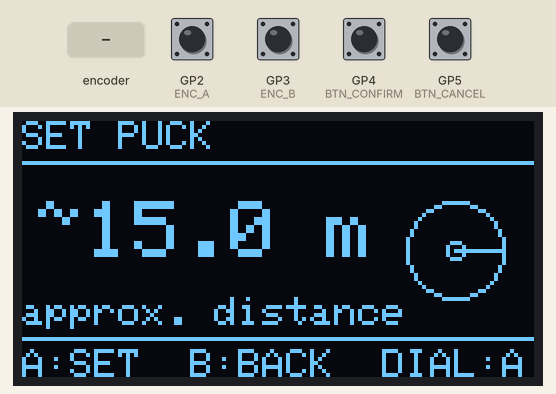
Simulated run of this sketch. Board: Raspberry Pi Pico. Parts: 128×64 one-colour display. The inputs (shaded band) are chosen by the test bench; at power-on: GP2 (ENC_A), GP3 (ENC_B), GP4 (BTN_CONFIRM), GP5 (BTN_CANCEL) HIGH.

Above: at 1.8 s.
1.9 s: rotary encoder on GP2 (ENC_A) / GP3 (ENC_B) turned 3 steps (first pin leading)
At 3.5 s:
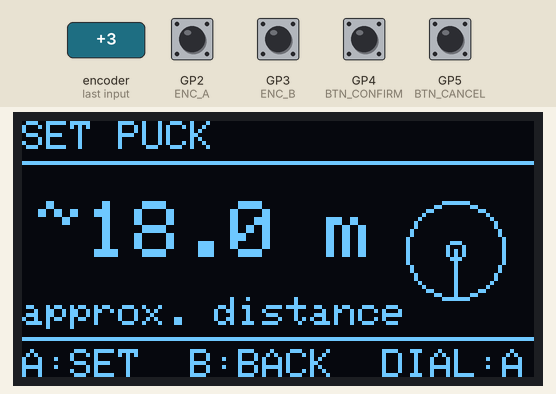
4.0 s: GP4 (BTN_CONFIRM) pulled LOW for 0.15 s
At 4.9 s:
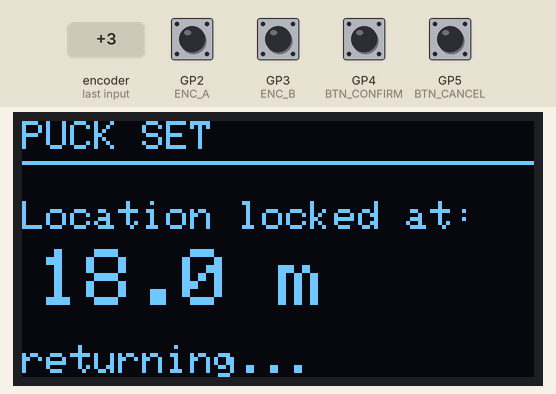
6.8 s: GP5 (BTN_CANCEL) pulled LOW for 0.15 s
At 7.6 s:
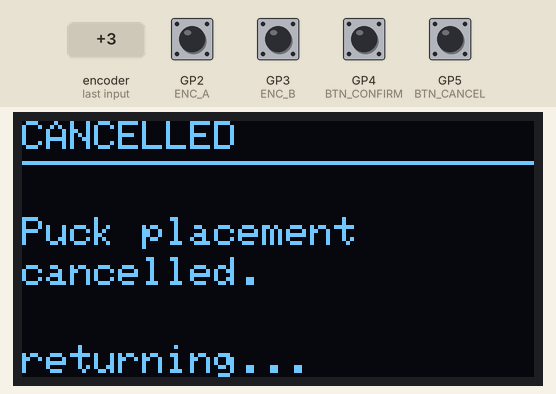
9.6 s: rotary encoder on GP2 (ENC_A) / GP3 (ENC_B) turned 1 step (first pin leading)
At 10.3 s:
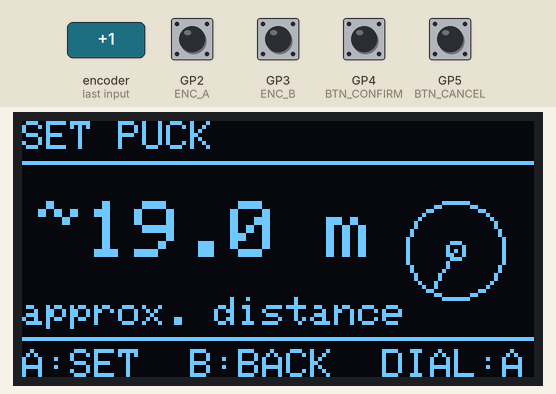
11.3 s: GP4 (BTN_CONFIRM) pulled LOW for 1 s
At 12.0 s:
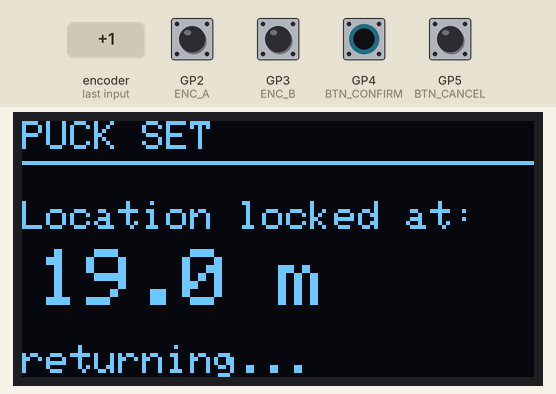
Timing chart, 0 to 14.3 s (numbered marks = the images above; inputs shaded):
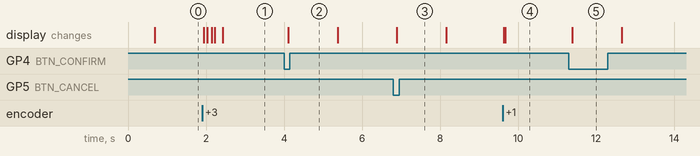

Measured:
- after the input at 1.9 s, the display: first changes at once (image 1 shows a later state)
- after the input at 4.0 s, the display: changes after 0.10 s (image 2)
- after the input at 6.8 s, the display: changes after 0.09 s (image 3)
- after the input at 9.6 s, the display: first changes at once (image 4 shows a later state)
- after the input at 11.3 s, the display: changes after 0.08 s (image 5)

The sketch:

ui_test.ino
```cpp
// Hide & Seek Drone - "Set Puck" Screen UI Test
// -----------------------------------------------
// Quick standalone test rig for the SH1106 OLED + 2 buttons + rotary encoder.
// No ESP-NOW / radio here on purpose -- this is just to dial in the UI feel.
// Reused the display init/wiring style from the ESP-NOW receiver script.
//
// Wiring (ESP32-C6 Pico, change to match your board):
//   OLED SDA -> GPIO6, SCL -> GPIO7   (SH1106, 128x64, addr 0x3C)
//   Button A (CONFIRM / SET PUCK) -> GPIO4  (to GND, INPUT_PULLUP)
//   Button B (CANCEL / BACK)      -> GPIO5  (to GND, INPUT_PULLUP)
//   Encoder A                     -> GPIO2
//   Encoder B                     -> GPIO3
//   Encoder push (optional)       -> GPIO1  (to GND, INPUT_PULLUP)
//
// Turning the encoder adjusts a simulated "approx distance to puck" reading
// so you can see how the number/layout looks live. Button A "confirms" the
// puck placement, Button B cancels back out. All fake data, just for
// checking the screen layout, font sizes, and landscape orientation.

#include <Wire.h>
#include <Adafruit_GFX.h>
#include <Adafruit_SH110X.h>

// ---------- Pins ----------
#define I2C_SDA   6
#define I2C_SCL   7

#define BTN_CONFIRM 4
#define BTN_CANCEL  5

#define ENC_A       2
#define ENC_B       3
#define ENC_SW      1   // optional encoder push button

// ---------- Display ----------
#define SCREEN_WIDTH  128
#define SCREEN_HEIGHT 64
#define OLED_ADDR     0x3C
#define OLED_RESET    -1

// 0 = landscape as-is (128 wide x 64 tall, default for this panel)
// 2 = landscape flipped 180 (if your OLED is mounted upside down)
#define DISPLAY_ROTATION 0

Adafruit_SH1106G display(SCREEN_WIDTH, SCREEN_HEIGHT, &Wire, OLED_RESET);

// ---------- App state ----------
enum UiState { SET_PUCK, CONFIRMED, CANCELLED };
UiState uiState = SET_PUCK;
unsigned long stateEnteredAt = 0;

// Simulated puck data (stand-ins for the real GPS/ranging values later)
float approxDistanceM = 15.0f;
int   headingDeg = 0; // just for a little visual life on the icon

// ---------- Button debouncing ----------
struct Button {
  uint8_t pin;
  bool lastReading;
  bool stableState;
  unsigned long lastChangeMs;
};

Button btnConfirm = { BTN_CONFIRM, HIGH, HIGH, 0 };
Button btnCancel  = { BTN_CANCEL,  HIGH, HIGH, 0 };
const unsigned long DEBOUNCE_MS = 25;

bool buttonPressed(Button &b) {
  bool reading = digitalRead(b.pin);
  if (reading != b.lastReading) {
    b.lastChangeMs = millis();
  }
  bool pressedEdge = false;
  if ((millis() - b.lastChangeMs) > DEBOUNCE_MS) {
    if (reading != b.stableState) {
      b.stableState = reading;
      if (b.stableState == LOW) { // active-low, pull-up
        pressedEdge = true;
      }
    }
  }
  b.lastReading = reading;
  return pressedEdge;
}

// ---------- Encoder (simple quadrature, polled) ----------
volatile int8_t encDelta = 0;
uint8_t lastEncState = 0;

// Standard 4-step quadrature transition table
void pollEncoder() {
  uint8_t a = digitalRead(ENC_A);
  uint8_t b = digitalRead(ENC_B);
  uint8_t state = (a << 1) | b;

  static const int8_t table[16] = {
     0, -1,  1,  0,
     1,  0,  0, -1,
    -1,  0,  0,  1,
     0,  1, -1,  0
  };

  uint8_t idx = (lastEncState << 2) | state;
  encDelta += table[idx & 0x0F];
  lastEncState = state;
}

// ---------- UI drawing ----------
void drawHeader(const char *label) {
  display.setTextSize(1);
  display.setTextColor(SH110X_WHITE);
  display.setCursor(0, 0);
  display.print(label);
  display.drawFastHLine(0, 10, SCREEN_WIDTH, SH110X_WHITE);
}

void drawPuckIcon(int cx, int cy) {
  // small crosshair "puck marker" icon, rotates a tick mark for a bit of life
  display.drawCircle(cx, cy, 12, SH110X_WHITE);
  display.drawCircle(cx, cy, 2, SH110X_WHITE);
  float rad = headingDeg * PI / 180.0f;
  int x2 = cx + (int)(12 * cos(rad));
  int y2 = cy + (int)(12 * sin(rad));
  display.drawLine(cx, cy, x2, y2, SH110X_WHITE);
}

void drawSetPuckScreen() {
  display.clearDisplay();
  drawHeader("SET PUCK");

  // Distance readout, mid-size so it stays readable but text stays compact
  display.setTextSize(2);
  display.setCursor(4, 20);
  display.print("~");
  display.print(approxDistanceM, 1);
  display.print(" m");

  // small icon on the right side, landscape layout
  drawPuckIcon(108, 32);

  display.setTextSize(1);
  display.setCursor(0, 44);
  display.print("approx. distance");

  display.drawFastHLine(0, 54, SCREEN_WIDTH, SH110X_WHITE);
  display.setCursor(0, 57);
  display.print("A:SET  B:BACK  DIAL:ADJ");

  display.display();
}

void drawConfirmedScreen() {
  display.clearDisplay();
  drawHeader("PUCK SET");

  display.setTextSize(1);
  display.setCursor(0, 20);
  display.print("Location locked at:");

  display.setTextSize(2);
  display.setCursor(4, 32);
  display.print(approxDistanceM, 1);
  display.print(" m");

  display.setCursor(0, 56);
  display.setTextSize(1);
  display.print("returning...");

  display.display();
}

void drawCancelledScreen() {
  display.clearDisplay();
  drawHeader("CANCELLED");

  display.setTextSize(1);
  display.setCursor(0, 24);
  display.print("Puck placement");
  display.setCursor(0, 34);
  display.print("cancelled.");

  display.setCursor(0, 56);
  display.print("returning...");

  display.display();
}

void setup() {
  Serial.begin(115200);

  pinMode(BTN_CONFIRM, INPUT_PULLUP);
  pinMode(BTN_CANCEL, INPUT_PULLUP);
  pinMode(ENC_A, INPUT_PULLUP);
  pinMode(ENC_B, INPUT_PULLUP);
  pinMode(ENC_SW, INPUT_PULLUP);

  Wire.begin(I2C_SDA, I2C_SCL);

  if (!display.begin(OLED_ADDR, true)) {
    Serial.println("Display not found!");
    while (1) { delay(1000); }
  }

  display.setRotation(DISPLAY_ROTATION);
  display.clearDisplay();
  display.setTextSize(1);
  display.setTextColor(SH110X_WHITE);
  display.setCursor(0, 0);
  display.println("UI TEST BOOT");
  display.println("Set Puck screen");
  display.display();
  delay(600);

  lastEncState = (digitalRead(ENC_A) << 1) | digitalRead(ENC_B);
  stateEnteredAt = millis();
}

void loop() {
  pollEncoder();

  // apply encoder movement (0.5 m per detent) only while actively setting
  if (uiState == SET_PUCK && encDelta != 0) {
    approxDistanceM += encDelta * 0.5f;
    if (approxDistanceM < 0) approxDistanceM = 0;
    if (approxDistanceM > 999) approxDistanceM = 999;
    headingDeg = (headingDeg + encDelta * 15) % 360;
    if (headingDeg < 0) headingDeg += 360;
    encDelta = 0;
  } else {
    encDelta = 0;
  }

  bool confirmPressed = buttonPressed(btnConfirm);
  bool cancelPressed  = buttonPressed(btnCancel);

  switch (uiState) {
    case SET_PUCK:
      if (confirmPressed) {
        uiState = CONFIRMED;
        stateEnteredAt = millis();
      } else if (cancelPressed) {
        uiState = CANCELLED;
        stateEnteredAt = millis();
      } else {
        drawSetPuckScreen();
      }
      break;

    case CONFIRMED:
      drawConfirmedScreen();
      if (millis() - stateEnteredAt > 1200) {
        uiState = SET_PUCK;
      }
      break;

    case CANCELLED:
      drawCancelledScreen();
      if (millis() - stateEnteredAt > 1200) {
        uiState = SET_PUCK;
      }
      break;
  }

  // redraw the transitional screens too (loop redraws state each pass)
  if (uiState == CONFIRMED) drawConfirmedScreen();
  if (uiState == CANCELLED) drawCancelledScreen();

  delay(15); // keep encoder poll responsive
}
```
